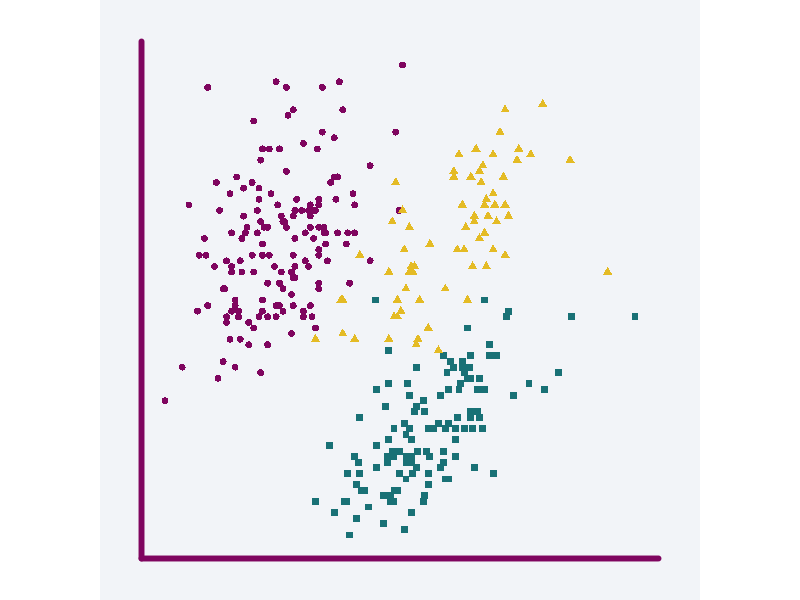
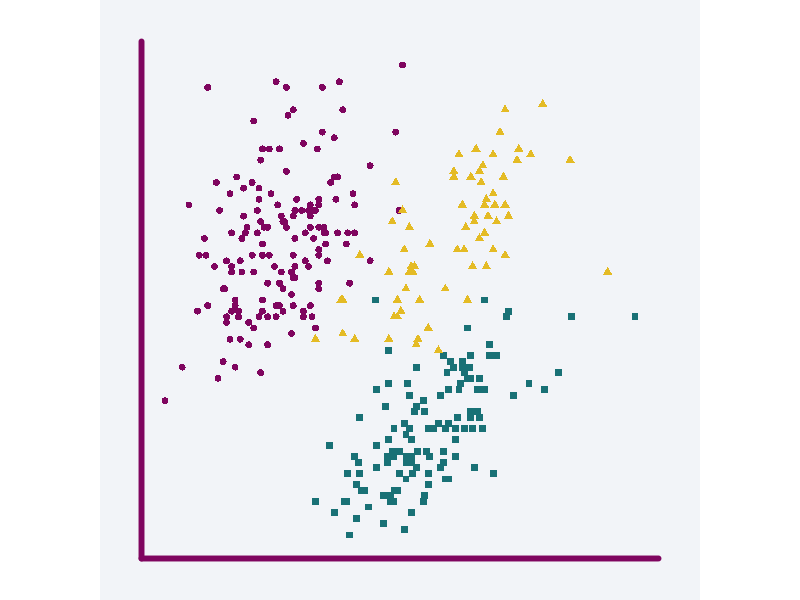

Here is the R script that generated these plots, in order:
library(tidyverse)
bg_col <- "#F2F4F8"
highlight_col <- "#7F055F"
saffron <- "#E4BB25"
stormy_teal <- "#197176"

# Plot
ggplot() +
  geom_point(
    data = penguins,
    mapping = aes(x = bill_len, y = bill_dep, colour = species,
                  shape = species),
    size = 2
  ) +
  scale_colour_manual(
    values = c(highlight_col, saffron, stormy_teal)
  ) +
  theme_void() +
  theme(
    plot.background = element_rect(
      fill = bg_col, color = bg_col
    ),
    legend.position = "none",
    axis.line.x.bottom = element_line(color = highlight_col, linewidth = 2),
    axis.line.y.left = element_line(color = highlight_col, linewidth = 2),
    plot.margin = margin(30, 30, 30, 30),
    aspect.ratio = 1
  )

ggsave("data-science/featured.png", height = 4, width = 4, bg = bg_col)
